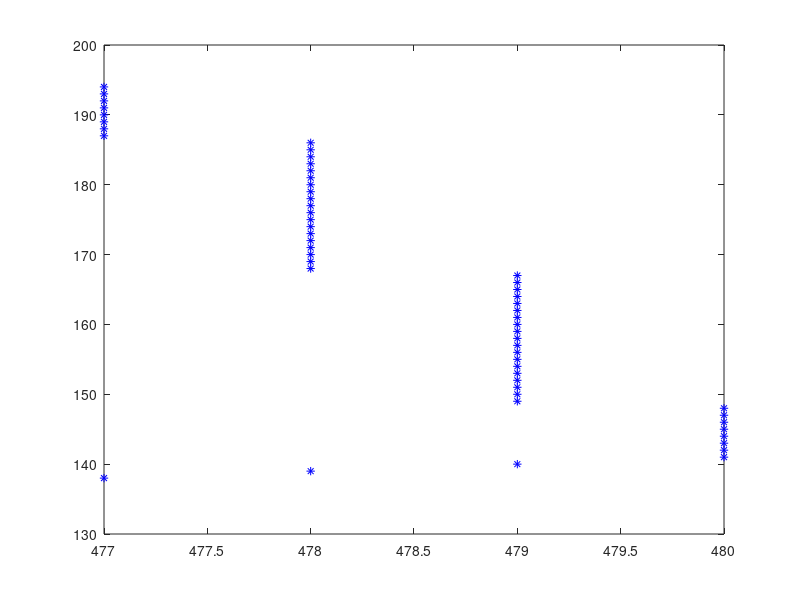

The MATLAB script that drew this image: (Note: this script raises an error after producing the figure.)
clear all, close all, clc
L = load('pixellist_postit2g.mat')
for i = 1:1:length(L.pixellist)
    Li = L.pixellist(i).list;
    plot(Li(:,1),Li(:,2), '*b');
    
    
    sum_x = sum(Li(:,1));
    sum_y = sum(Li(:,2));
    sum_x2 = sum(Li(:,1).^2)
    sum_x2 = sum(Li(:,2).^2)
    sum_xy = sum(Li(:,2).*Li(:,1))
    
    
    N = length(Li)
    alpha = sum_x2 - sum_x^2/N
    beta = sum_xy - sum_z*sum_y/N
    gamma = sum_y2 - sum_y.^2/N
    
    
    M = [alpha, beta; beta, gamma];
    [n, ~] = eig(M);
    n = n(:,1);
    c = -sum(n'*Li')/N;
    
    lines(i, :) = [n', c'];
end

x = 1:0.1:size(I,2);
for i = 1: 1: size(lines,1)
    y = (-lines(i,1)*x - lines(i, 3))/lines(i, 2);
    plot(x, y, '-k', 'LineWidth', l);
end



%% Exercise 2
clear all, close all, clc
L = load('pixellist_postit2g.mat')
for i = 1:1:length(L.pixellist)
    Li = L.pixellist(i).list;
    plot(Li(:,1),Li(:,2), '*b');
    
    
    sum_x = sum(Li(:,1));
    sum_y = sum(Li(:,2));
    sum_x2 = sum(Li(:,1).^2)
    sum_x2 = sum(Li(:,2).^2)
    sum_xy = sum(Li(:,2).*Li(:,1))
    
    
    N = length(Li)
    alpha = sum_x2 - sum_x^2/N
    beta = sum_xy - sum_z*sum_y/N
    gamma = sum_y2 - sum_y.^2/N
    
    
    M = [alpha, beta; beta, gamma];
    [n, ~] = eig(M);
    n = n(:,1);
    c = -sum(n'*Li')/N;
    
    lines(i, :) = [n', c'];
    
    d = lines(i, 1)*Li(:,1) + lines(i, 2) *Li(:,2)+lines(i,3);
    Li_projection = Li- [lines(i,1)*d, lines(i,2)*d];
    plot(Li_projection(:, 1), Li_projection(:,2), 'r*', 'Markersize')
    
    tau = Li*lines(i, 1:2);
    
end

x = 1:0.1:size(I,2);
for i = 1: 1: size(lines,1)
    y = (-lines(i,1)*x - lines(i, 3))/lines(i, 2);
    plot(x, y, '-k', 'LineWidth', l);
end